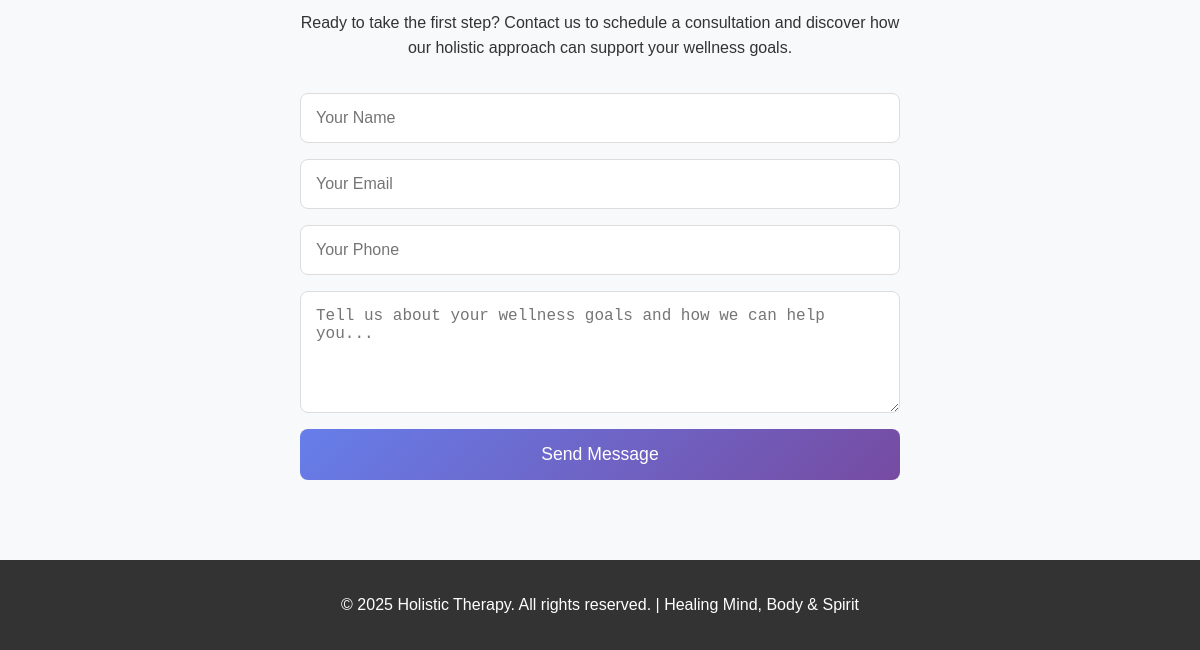
Before: / (lower part) with the older database file.
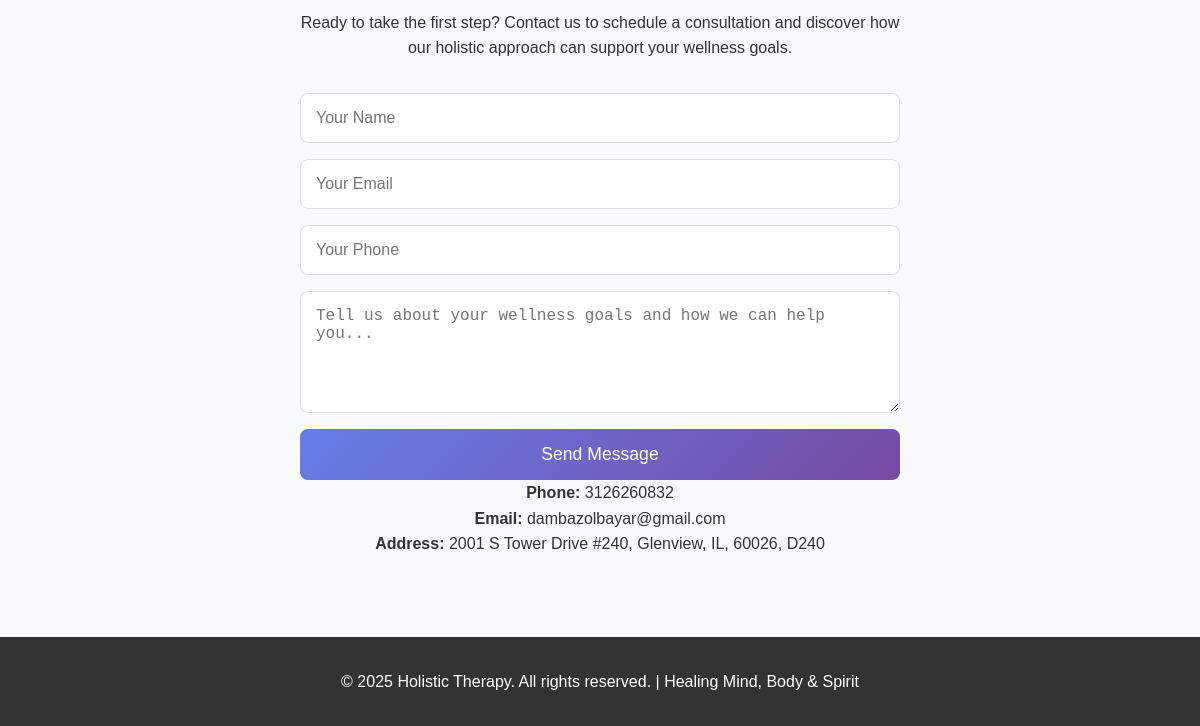
After: the same page with the newer database file.
### db/models.py (models this page shows, shortened)
class SiteSetting(db.Model):
    __tablename__ = "site_settings"
    __table_args__ = (
        db.UniqueConstraint('key', 'language', name='uq_site_settings_key_language'),
    )
    id = db.Column(db.Integer, primary_key=True)
    key = db.Column(db.String(100), nullable=False)
    value = db.Column(db.Text, nullable=True)
    description = db.Column(db.String(255), nullable=True)
    language = db.Column(db.String(3), nullable=False, default='ENG')  # ENG or MON
    created_at = db.Column(db.DateTime, default=db.func.now())
    updated_at = db.Column(db.DateTime, default=db.func.now(), onupdate=db.func.now())

### routes/main.py (the view)
@main_bp.route('/')
def home():
    current_language = request.args.get('lang', 'ENG')
    if current_language not in ['ENG', 'MON']:
        current_language = 'ENG'
    services = Service.query.filter_by(language=current_language).all()
    settings = get_site_settings(current_language)
    testimonials = get_approved_testimonials()
    about_images = AboutImage.query.filter_by(is_active=True).order_by(AboutImage.sort_order).all()
    return render_template('home.html',
                         services=services,
                         settings=settings,
                         testimonials=testimonials,
                         about_images=about_images,
                         current_language=current_language)

### routes/testimony.py (called while the page is built)
def get_approved_testimonials():
    return Testimonial.query.filter_by(is_approved=True).order_by(Testimonial.created_at.desc()).all()

### templates/home.html (shortened to what this page needs)
<!DOCTYPE html>
<html lang="en">
<head>
    <link rel="stylesheet" href="{{ url_for('static', filename='styles.css') }}">
</head>
<body>
    <main class="main-content">
        <section class="contact" id="contact">
            <div class="container">
                <div class="contact-content">
                    <p>{{ settings.get('contact_text', 'Ready to take the first step? Contact us to schedule a consultation and discover how our holistic approach can support your wellness goals.') }}</p>
                    <form class="contact-form" method="POST" action="{{ url_for('main.contact_form') }}">
                        <input type="text" name="name" placeholder="Your Name" required>
                        <input type="email" name="email" placeholder="Your Email" required>
                        <input type="tel" name="phone" placeholder="Your Phone">
                        <textarea name="message" rows="5" placeholder="Tell us about your wellness goals and how we can help you..." required></textarea>
                        <button type="submit">Send Message</button>
                    </form>
                    {% if settings.get('business_phone') or settings.get('business_email') or settings.get('business_address') %}
                    <div class="contact-info mt-4">
                        {% if settings.get('business_phone') %}
                        <p><strong>Phone:</strong> {{ settings.get('business_phone') }}</p>
                        {% endif %}
                        {% if settings.get('business_email') %}
                        <p><strong>Email:</strong> {{ settings.get('business_email') }}</p>
                        {% endif %}
                        {% if settings.get('business_address') %}
                        <p><strong>Address:</strong> {{ settings.get('business_address') }}</p>
                        {% endif %}
                    </div>
                    {% endif %}
                </div>
            </div>
        </section>
    </main>
    <footer class="footer">
        <div class="container">
            <p>&copy; 2025 {{ settings.get('footer_text', 'Holistic Therapy. All rights reserved. | Healing Mind, Body & Spirit') }}</p>
        </div>
    </footer>
</body>
</html>

Changed rows visible on the page:
added SiteSetting: get "3126260832"
added SiteSetting: get "dambazolbayar@gmail.com"
added SiteSetting: get "2001 S Tower Drive #240, Glenview, IL, 60026, D240"
Other visible differences:
text now shown: "Phone: Email: Address:"
